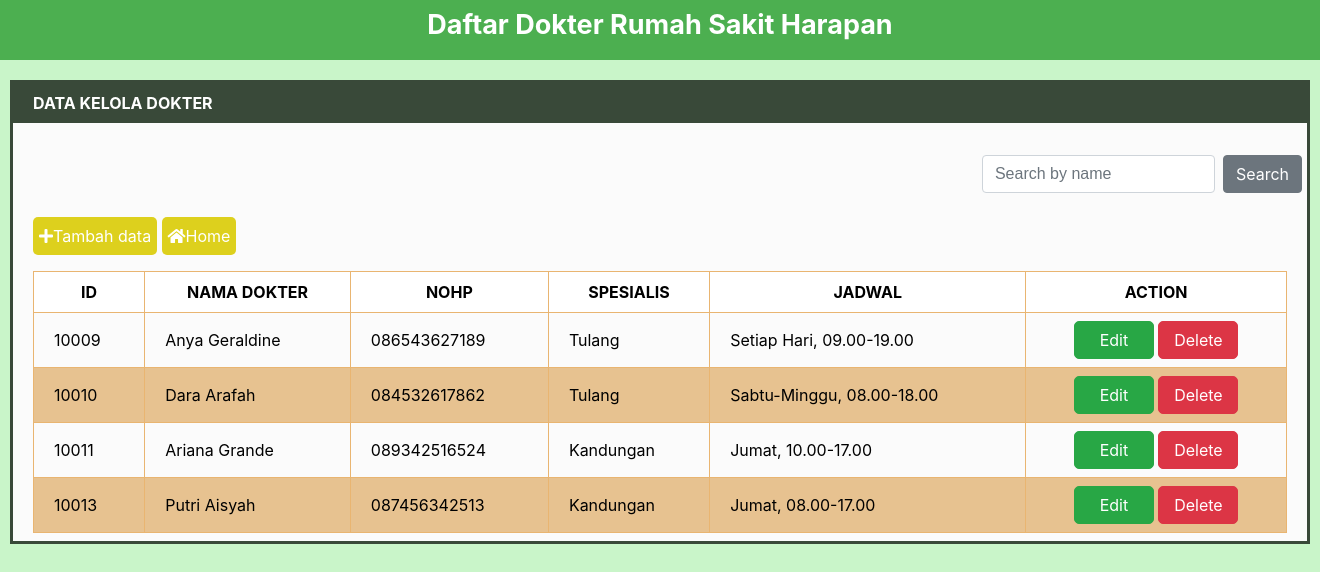
/Dokter.php, run on the app's committed database.
### tables this page shows
CREATE TABLE `tabel_dokter` (
  `id` int(5) NOT NULL,
  `namadokter` varchar(50) NOT NULL,
  `nohp` varchar(20) NOT NULL,
  `spesialis` varchar(50) NOT NULL,
  `jadwal` varchar(50) NOT NULL
);

### Dokter.php (the view, shortened to what this page needs)
<?php
include_once("koneksi.php");
$result = mysqli_query($mysqli, "SELECT * FROM tabel_dokter ORDER BY
id ASC");
?>
<!DOCTYPE html>
<html>
<head>
	<link rel="stylesheet" href="https://use.fontawesome.com/releases/v5.6.3/css/all.css">
	<link rel="stylesheet" href="https://cdn.jsdelivr.net/npm/bootstrap@4.5.3/dist/css/bootstrap.min.css">
</head>
<body>
	<header>
		<?php
        function headeer() {
            echo "Daftar Dokter Rumah Sakit Harapan";
        }
        headeer();
        ?>
	</header>
	<div id="dokter">
		<table class="table1">
			<tr>
				<th>DATA KELOLA DOKTER </th>
			</tr>
			<tr>
				<td>
				<div class="row">
					<div class="col">
					</div>
					<div class="col-xs">
					<form class="form-inline my-2 my-lg-0 " action="Dokter.php" method="get">
					<input class="form-control mr-sm-2 mt-4" type="search" placeholder="Search by name" aria-label="Search"
					name="cari">
					<button class="btn btn-secondary mt-4" type="submit">Search</button>
					</form>
					<br>
					</div>
					</div>
					<a href="Dokter_Tambah.php"><button type="button"> <i class="fa fa-plus"></i>Tambah data</button>
					<a href="Website.php"><button type="button"> <i class="fa fa-home"></i>Home</button></a>
				</a>
				</td>
			</tr>
			<tr>
				<td>
					<div id="namadokter">
						<table class="table2">
							<tr>
								<th>ID</th>
								<th>NAMA DOKTER</th>
								<th>NOHP</th>
								<th>SPESIALIS</th>
								<th>JADWAL</th>
								<th>ACTION</th>
							</tr>
							<tbody>
							<?php
							if(isset($_GET['cari'])){
							$cari = $_GET['cari'];
						$result = mysqli_query($mysqli, "SELECT * FROM tabel_dokter WHERE namadokter like '%".$cari."%'");
							}
							else{
								$result = mysqli_query($mysqli, "SELECT * FROM tabel_dokter
								ORDER BY id ASC");
								}
								while($res = mysqli_fetch_array($result)) {
								echo "<tr>";
								echo "<td>".$res['id']."</td>";
								echo "<td>".$res['namadokter']."</td>";
								echo "<td>".$res['nohp']."</td>";
								echo "<td>".$res['spesialis']."</td>";
								echo "<td>".$res['jadwal']."</td>";
								echo "<td><center><a class='btn btn-success badge-pill 'style=width:80px;border-radius:5px; href=\"Dokter_Edit.php?id=$res[id]\">Edit</a>
								<a class='btn btn-danger badge-pill ' style=width:80px;border-radius:5px; href=\"Dokter_Delete.php?id=$res[id]\" onClick=\"return confirm('Are you sure you want to delete?')\">Delete</a></center></td>";
								}
				 ?>
						</table>
					</div>
				</td>
			</tr>
		</table>
	</div>
</body>
</html>

### Dokter.php (style rules this page uses)
* { margin: 0px; }
.table1 { font-family: Arial; color: rgb(0, 0, 0); border-collapse: collapse; border: 3px solid #394939; }
.table1 tr th { background: #394939; color: #fff; font-weight: normal; text-align: left; font-family: -apple-system, BlinkMacSystemFont, 'Segoe UI', Roboto, Oxygen, Ubuntu, Cantarell, 'Open Sans', 'Helvetica Neue', sans-serif; font-weight: bold; }
.table1, th, td { padding: 8px 20px; }
.table1 tr { background-color: #fbfbfb; height: 40px; }
#dokter>.table1 { width: 1300px; height: 100px; margin-top: 20px; margin-left: 10px; }
header { width: 100%; height: 60px; background-color: #4caf50; color: white; font-size: 27px; text-align: center; font-weight: bold; line-height: 50px; }
body { background-color: #c9f5c9; height: 640px; }
button { background-color:rgb(221, 208, 29); border: 0px; width: 200; height: 38px; border-radius: 5px; color: white; font-family: -apple-system, BlinkMacSystemFont, 'Segoe UI', Roboto, Oxygen, Ubuntu, Cantarell, 'Open Sans', 'Helvetica Neue', sans-serif; }
#namadokter>.table2 { font-family: sans-serif; color: #444; border-collapse: collapse; width: 100%; border: 1px solid rgb(233, 181, 113); }
.table2 tr th { background: white; color: black; font-weight: bold; text-align: center; font-family: -apple-system, BlinkMacSystemFont, 'Segoe UI', Roboto, Oxygen, Ubuntu, Cantarell, 'Open Sans', 'Helvetica Neue', sans-serif; border: 1px solid rgb(233, 181, 113); }
.table2 tr td { text-align: left; font-family: -apple-system, BlinkMacSystemFont, 'Segoe UI', Roboto, Oxygen, Ubuntu, Cantarell, 'Open Sans', 'Helvetica Neue', sans-serif; border: 2px; color: black; border: 1px solid rgb(233, 181, 113); }
.table2 tr:nth-child(2n+0) { background-color: rgb(231, 194, 144); }

### data on the page
tabel_dokter: id "10009", namadokter "Anya Geraldine", nohp "086543627189", spesialis "Tulang", jadwal "Setiap Hari, 09.00-19.00"
tabel_dokter: id "10010", namadokter "Dara Arafah", nohp "084532617862", spesialis "Tulang", jadwal "Sabtu-Minggu, 08.00-18.00"
tabel_dokter: id "10011", namadokter "Ariana Grande", nohp "089342516524", spesialis "Kandungan", jadwal "Jumat, 10.00-17.00"
tabel_dokter: id "10013", namadokter "Putri Aisyah", nohp "087456342513", spesialis "Kandungan", jadwal "Jumat, 08.00-17.00"
